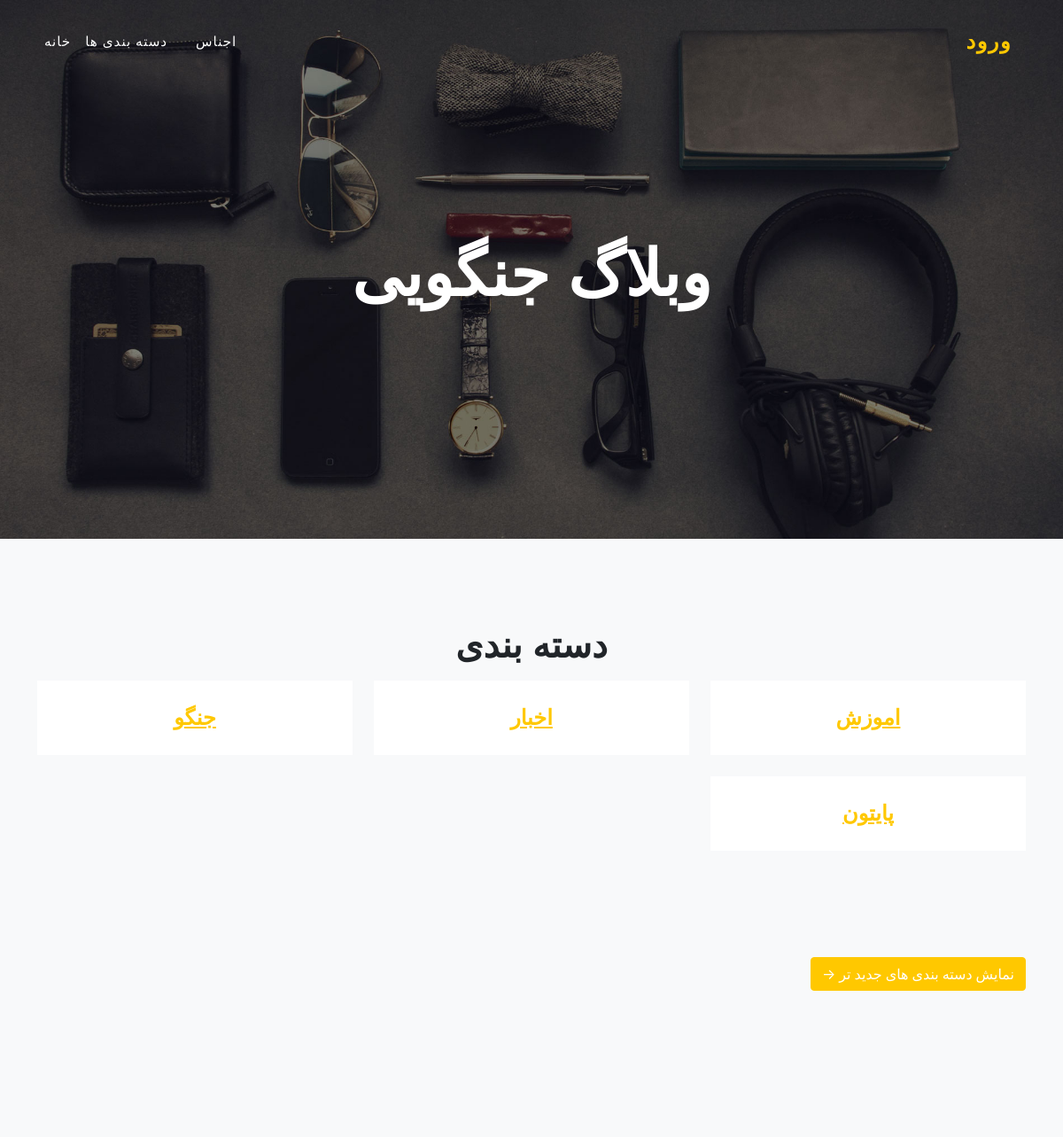
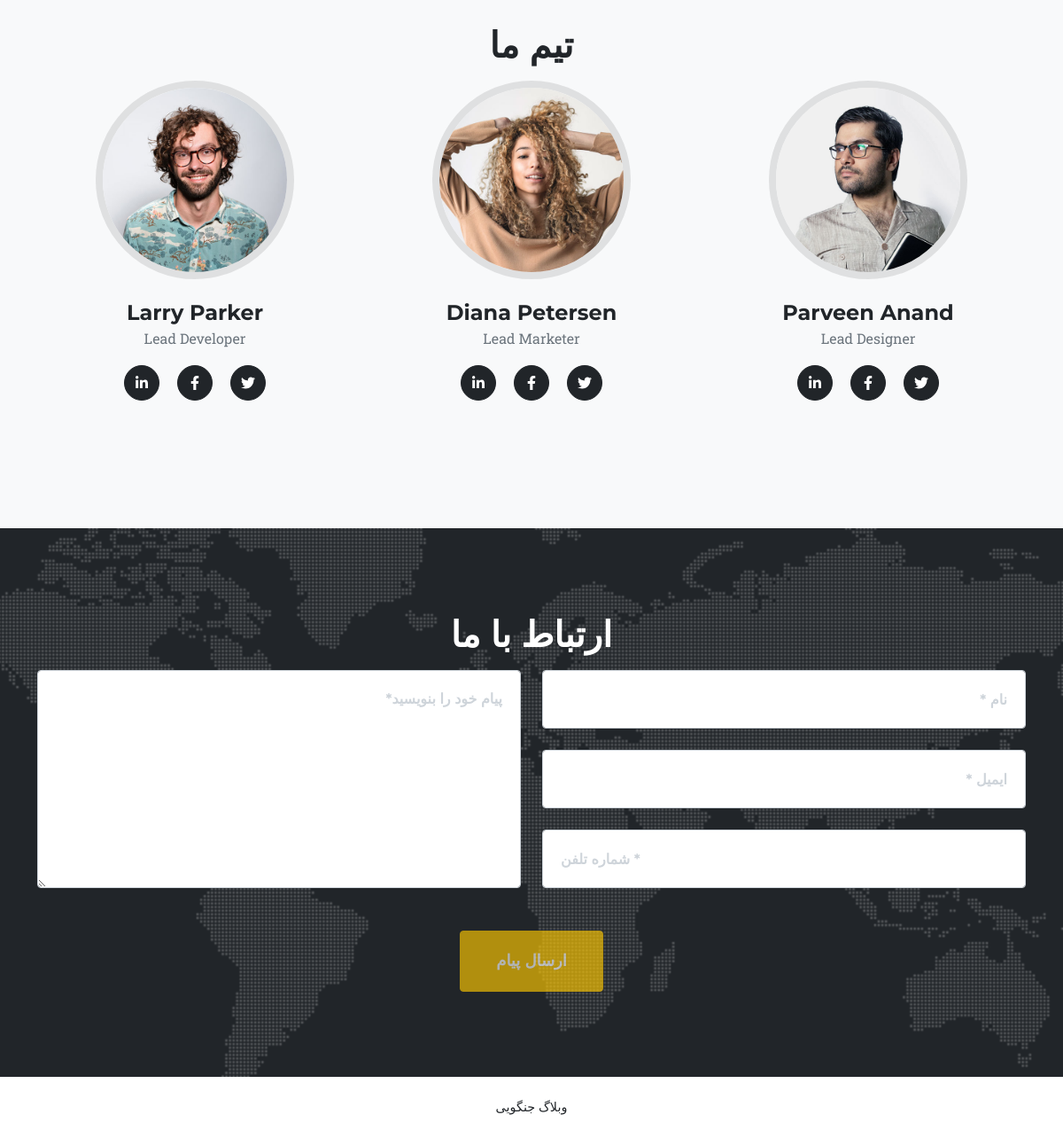
The page /category/ on the database its author committed (2 pictures, top to bottom).
### pages/models.py (models this page shows, shortened)
class Category(models.Model): # دسته بندی
    parent = models.ForeignKey('self', related_name='children', default=None, null=True, blank=True, on_delete=models.SET_NULL, verbose_name=("زیردسته"))
    title = models.CharField(max_length=100, verbose_name=("عنوان"))
    slug = models.SlugField(max_length=100, unique=True, verbose_name=("آدرس"))
    status = models.BooleanField(default=True, verbose_name=("وضعیت"))
    position = models.IntegerField(verbose_name=("پوزیشن"))
    class Meta:
        verbose_name = "دسته بندی"
        verbose_name_plural = "دسته بندی ها"
        ordering = ['parent__id', 'position']
    objects = CategoryManager()

### pages/views.py (the view)
# urls.py: path('category/', categoryView.as_view(), name = "category"), # نمایش دسته بندی ها
class categoryView(ListView): # نمایش دسته بندی ها
    model = Category
    paginate_by = 4
    template_name = 'pages/category.html'
    def get_queryset(self):
        category = Category.objects.all()
        return category

### pages/templates/pages/category.html (shortened to what this page needs)
{% extends 'pages/list.html' %}
{% load static %}
{% block content_title %}دسته بندی{% endblock content_title %}
{% block product %}
    <div class="col-lg-4 col-sm-6 mb-4">
        <div class="portfolio-item">
            <div class="portfolio-caption">
                <a href="{% url 'pages:categoryList' obj.slug %}"><div class="portfolio-caption-heading">{{obj.title}}</div></a>
            </div>
        </div>
    </div>
{% endblock %}
{% block page_next %}
    <a class="btn btn-primary float-rigth ml-3" href="{% url 'pages:category' page_obj.next_page_number %}"> نمایش دسته بندی های جدید تر &rarr;</a>
{% endblock %}

### static/pages/css/rtl.css (style rules this page uses)
body { direction: rtl; text-align: right; }

### rows shown on the page
Category: title "اموزش"
Category: title "اخبار"
Category: title "جنگو"
Category: title "پایتون"
